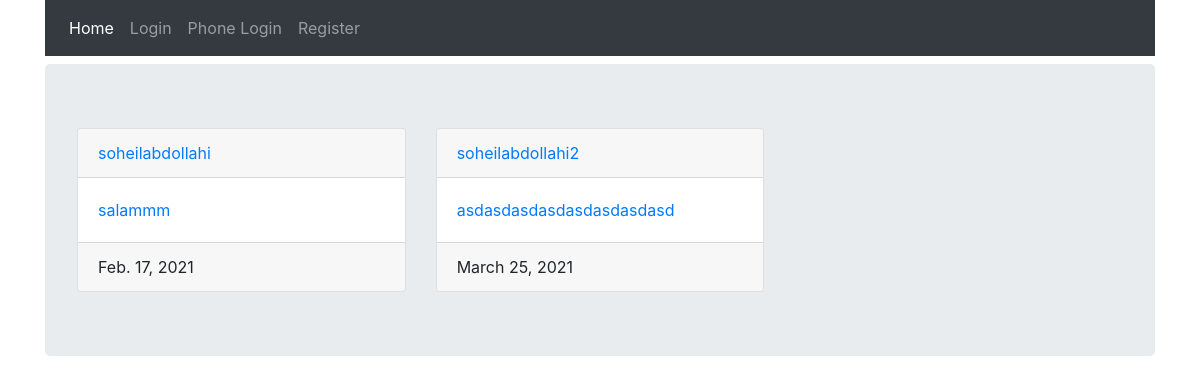
The page / on the database its author committed.
### posts/models.py (models this page shows, shortened)
class Post(models.Model):
    user = models.ForeignKey(User,on_delete=models.CASCADE)
    body = models.TextField(max_length=500)
    slug = models.SlugField(max_length=200)
    created = models.DateTimeField(auto_now_add=True)
    def get_absolute_url(self):
        return reverse('posts:post_detail', args=[self.created.year, self.created.month, self.created.day, self.slug])

### posts/views.py (the view)
# urls.py: path('',views.all_posts,name='all_posts'),
def  all_posts(request):
    posts = Post.objects.all()
    return render(request,'posts/all_posts.html',{'posts':posts})

### posts/templates/posts/all_posts.html (shortened to what this page needs)
{% extends 'base.html' %}
{% block content %}
<div class="row">
{% for post in posts %}
    <div class="col-4">
        <div class="card">
            <a href="{% url 'account:dashboard' post.user.id %}">
                <div class="card-header">{{ post.user }}</div>
            </a>
            <a href="{{ post.get_absolute_url }}">
                <div class="card-body">
                    <p class="card-text">{{ post.body }}</p>
                </div>
            </a>
            <div class="card-footer">{{ post.created|date }}</div>
        </div>
    </div>
{% endfor %}
</div>
{% endblock %}

### rows shown on the page
Post: user "soheilabdollahi", body "salammm", created "Feb. 17, 2021"
Post: user "soheilabdollahi2", body "asdasdasdasdasdasdasdasd", created "March 25, 2021"
